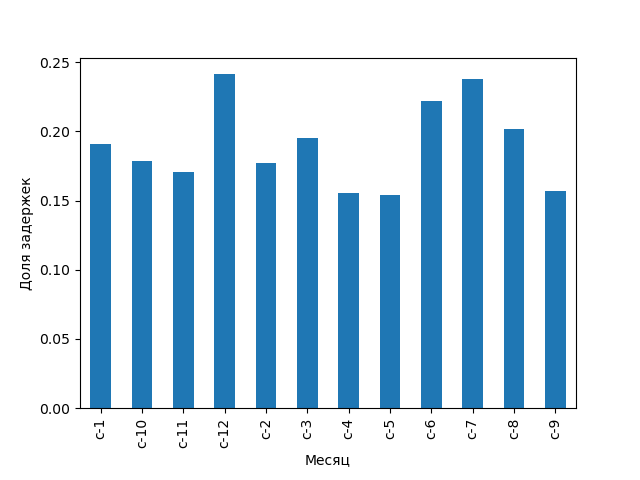

Generate this figure with Python:
import pandas as pd
import numpy as np
import matplotlib.pyplot as plt

plt.subplots_adjust(bottom=0.15)

df = pd.read_csv('flight_delays.csv')

n = df.groupby('Month').Dest.count()
y = df.loc[df['dep_delayed_15min'] == 'Y'].groupby('Month').Dest.count()
tf = y / n
ax = tf.plot(x='Month', y='count', kind='bar')
plt.xlabel('Месяц')
plt.ylabel('Доля задержек')
ax.figure.savefig('1.png')
